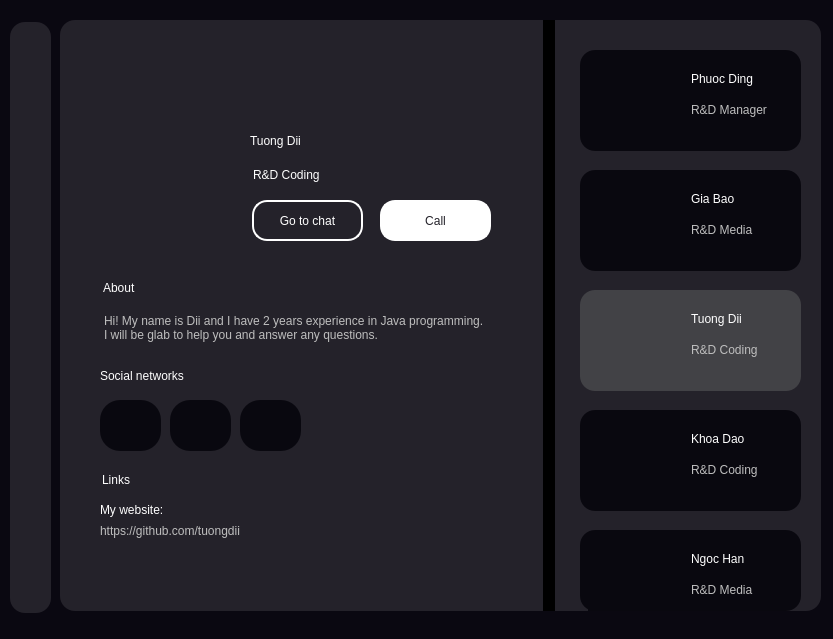
<?xml version="1.0" encoding="UTF-8"?>
<ui version="4.0">
 <class>MainWindow</class>
 <widget class="QMainWindow" name="MainWindow">
  <property name="geometry">
   <rect>
    <x>0</x>
    <y>0</y>
    <width>833</width>
    <height>639</height>
   </rect>
  </property>
  <property name="windowTitle">
   <string>MainWindow</string>
  </property>
  <property name="styleSheet">
   <string notr="true">background-color: #0A0811;</string>
  </property>
  <widget class="QWidget" name="centralwidget">
   <widget class="QFrame" name="frame_10">
    <property name="geometry">
     <rect>
      <x>10</x>
      <y>22</y>
      <width>41</width>
      <height>591</height>
     </rect>
    </property>
    <property name="styleSheet">
     <string notr="true">background-color: #24222A;
border-radius: 15px;</string>
    </property>
    <property name="frameShape">
     <enum>QFrame::StyledPanel</enum>
    </property>
    <property name="frameShadow">
     <enum>QFrame::Raised</enum>
    </property>
    <widget class="QLabel" name="label_38">
     <property name="geometry">
      <rect>
       <x>10</x>
       <y>18</y>
       <width>20</width>
       <height>20</height>
      </rect>
     </property>
     <property name="text">
      <string/>
     </property>
     <property name="pixmap">
      <pixmap>img/icons8-home-30.png</pixmap>
     </property>
     <property name="scaledContents">
      <bool>true</bool>
     </property>
    </widget>
    <widget class="QLabel" name="label_39">
     <property name="geometry">
      <rect>
       <x>9</x>
       <y>49</y>
       <width>20</width>
       <height>20</height>
      </rect>
     </property>
     <property name="text">
      <string/>
     </property>
     <property name="pixmap">
      <pixmap>img/icons8-images-folder-48.png</pixmap>
     </property>
     <property name="scaledContents">
      <bool>true</bool>
     </property>
    </widget>
    <widget class="QLabel" name="label_40">
     <property name="geometry">
      <rect>
       <x>10</x>
       <y>80</y>
       <width>20</width>
       <height>20</height>
      </rect>
     </property>
     <property name="text">
      <string/>
     </property>
     <property name="pixmap">
      <pixmap>img/icons8-friends-48.png</pixmap>
     </property>
     <property name="scaledContents">
      <bool>true</bool>
     </property>
    </widget>
    <widget class="QLabel" name="label_41">
     <property name="geometry">
      <rect>
       <x>10</x>
       <y>557</y>
       <width>20</width>
       <height>20</height>
      </rect>
     </property>
     <property name="text">
      <string/>
     </property>
     <property name="pixmap">
      <pixmap>img/icons8-qr-64.png</pixmap>
     </property>
     <property name="scaledContents">
      <bool>true</bool>
     </property>
    </widget>
   </widget>
   <widget class="QFrame" name="frame">
    <property name="geometry">
     <rect>
      <x>60</x>
      <y>20</y>
      <width>761</width>
      <height>591</height>
     </rect>
    </property>
    <property name="styleSheet">
     <string notr="true">background-color: #24222A;
border-radius: 15px;</string>
    </property>
    <property name="frameShape">
     <enum>QFrame::StyledPanel</enum>
    </property>
    <property name="frameShadow">
     <enum>QFrame::Raised</enum>
    </property>
    <widget class="QFrame" name="frame_12">
     <property name="geometry">
      <rect>
       <x>520</x>
       <y>30</y>
       <width>221</width>
       <height>101</height>
      </rect>
     </property>
     <property name="styleSheet">
      <string notr="true">background-color: #09080F;
border-radius: 15px;</string>
     </property>
     <property name="frameShape">
      <enum>QFrame::StyledPanel</enum>
     </property>
     <property name="frameShadow">
      <enum>QFrame::Raised</enum>
     </property>
     <widget class="QLabel" name="label_45">
      <property name="geometry">
       <rect>
        <x>8</x>
        <y>6</y>
        <width>100</width>
        <height>91</height>
       </rect>
      </property>
      <property name="text">
       <string/>
      </property>
      <property name="pixmap">
       <pixmap>img/anhPhuoc.png</pixmap>
      </property>
      <property name="scaledContents">
       <bool>true</bool>
      </property>
     </widget>
     <widget class="QLabel" name="label_46">
      <property name="geometry">
       <rect>
        <x>111</x>
        <y>19</y>
        <width>91</width>
        <height>20</height>
       </rect>
      </property>
      <property name="styleSheet">
       <string notr="true">font: 700 12pt &quot;Arial&quot;;
color: #ffffff;</string>
      </property>
      <property name="text">
       <string>Phuoc Ding</string>
      </property>
     </widget>
     <widget class="QLabel" name="label_47">
      <property name="enabled">
       <bool>false</bool>
      </property>
      <property name="geometry">
       <rect>
        <x>111</x>
        <y>50</y>
        <width>91</width>
        <height>20</height>
       </rect>
      </property>
      <property name="styleSheet">
       <string notr="true">font: 700 10pt &quot;Arial&quot;;
</string>
      </property>
      <property name="text">
       <string>R&amp;D Manager</string>
      </property>
     </widget>
    </widget>
    <widget class="QFrame" name="frame_11">
     <property name="geometry">
      <rect>
       <x>520</x>
       <y>150</y>
       <width>221</width>
       <height>101</height>
      </rect>
     </property>
     <property name="styleSheet">
      <string notr="true">background-color: #09080F;
border-radius: 15px;</string>
     </property>
     <property name="frameShape">
      <enum>QFrame::StyledPanel</enum>
     </property>
     <property name="frameShadow">
      <enum>QFrame::Raised</enum>
     </property>
     <widget class="QLabel" name="label_42">
      <property name="geometry">
       <rect>
        <x>8</x>
        <y>6</y>
        <width>100</width>
        <height>91</height>
       </rect>
      </property>
      <property name="text">
       <string/>
      </property>
      <property name="pixmap">
       <pixmap>img/bao (2).png</pixmap>
      </property>
      <property name="scaledContents">
       <bool>true</bool>
      </property>
     </widget>
     <widget class="QLabel" name="label_43">
      <property name="geometry">
       <rect>
        <x>111</x>
        <y>19</y>
        <width>91</width>
        <height>20</height>
       </rect>
      </property>
      <property name="styleSheet">
       <string notr="true">font: 700 12pt &quot;Arial&quot;;
color: #ffffff;</string>
      </property>
      <property name="text">
       <string>Gia Bao</string>
      </property>
     </widget>
     <widget class="QLabel" name="label_44">
      <property name="enabled">
       <bool>false</bool>
      </property>
      <property name="geometry">
       <rect>
        <x>111</x>
        <y>50</y>
        <width>91</width>
        <height>20</height>
       </rect>
      </property>
      <property name="styleSheet">
       <string notr="true">font: 700 10pt &quot;Arial&quot;;
</string>
      </property>
      <property name="text">
       <string>R&amp;D Media</string>
      </property>
     </widget>
    </widget>
    <widget class="QFrame" name="frame_13">
     <property name="geometry">
      <rect>
       <x>520</x>
       <y>390</y>
       <width>221</width>
       <height>101</height>
      </rect>
     </property>
     <property name="styleSheet">
      <string notr="true">background-color: #09080F;
border-radius: 15px;</string>
     </property>
     <property name="frameShape">
      <enum>QFrame::StyledPanel</enum>
     </property>
     <property name="frameShadow">
      <enum>QFrame::Raised</enum>
     </property>
     <widget class="QLabel" name="label_54">
      <property name="geometry">
       <rect>
        <x>8</x>
        <y>6</y>
        <width>100</width>
        <height>91</height>
       </rect>
      </property>
      <property name="text">
       <string/>
      </property>
      <property name="pixmap">
       <pixmap>img/khoa.png</pixmap>
      </property>
      <property name="scaledContents">
       <bool>true</bool>
      </property>
     </widget>
     <widget class="QLabel" name="label_55">
      <property name="geometry">
       <rect>
        <x>111</x>
        <y>19</y>
        <width>91</width>
        <height>20</height>
       </rect>
      </property>
      <property name="styleSheet">
       <string notr="true">font: 700 12pt &quot;Arial&quot;;
color: #ffffff;</string>
      </property>
      <property name="text">
       <string>Khoa Dao</string>
      </property>
     </widget>
     <widget class="QLabel" name="label_56">
      <property name="enabled">
       <bool>false</bool>
      </property>
      <property name="geometry">
       <rect>
        <x>111</x>
        <y>50</y>
        <width>91</width>
        <height>20</height>
       </rect>
      </property>
      <property name="styleSheet">
       <string notr="true">font: 700 10pt &quot;Arial&quot;;
</string>
      </property>
      <property name="text">
       <string>R&amp;D Coding</string>
      </property>
     </widget>
    </widget>
    <widget class="QFrame" name="frame_14">
     <property name="geometry">
      <rect>
       <x>520</x>
       <y>270</y>
       <width>221</width>
       <height>101</height>
      </rect>
     </property>
     <property name="styleSheet">
      <string notr="true">background-color: #424246;
border-radius: 15px;</string>
     </property>
     <property name="frameShape">
      <enum>QFrame::StyledPanel</enum>
     </property>
     <property name="frameShadow">
      <enum>QFrame::Raised</enum>
     </property>
     <widget class="QLabel" name="label_57">
      <property name="geometry">
       <rect>
        <x>8</x>
        <y>6</y>
        <width>100</width>
        <height>91</height>
       </rect>
      </property>
      <property name="text">
       <string/>
      </property>
      <property name="pixmap">
       <pixmap>img/TuongDii.png</pixmap>
      </property>
      <property name="scaledContents">
       <bool>true</bool>
      </property>
     </widget>
     <widget class="QLabel" name="label_58">
      <property name="geometry">
       <rect>
        <x>111</x>
        <y>19</y>
        <width>91</width>
        <height>20</height>
       </rect>
      </property>
      <property name="styleSheet">
       <string notr="true">font: 700 12pt &quot;Arial&quot;;
color: #ffffff;</string>
      </property>
      <property name="text">
       <string>Tuong Dii</string>
      </property>
     </widget>
     <widget class="QLabel" name="label_59">
      <property name="enabled">
       <bool>false</bool>
      </property>
      <property name="geometry">
       <rect>
        <x>111</x>
        <y>50</y>
        <width>91</width>
        <height>20</height>
       </rect>
      </property>
      <property name="styleSheet">
       <string notr="true">font: 700 10pt &quot;Arial&quot;;
</string>
      </property>
      <property name="text">
       <string>R&amp;D Coding</string>
      </property>
     </widget>
    </widget>
    <widget class="Line" name="line">
     <property name="geometry">
      <rect>
       <x>483</x>
       <y>0</y>
       <width>12</width>
       <height>591</height>
      </rect>
     </property>
     <property name="styleSheet">
      <string notr="true">background-color: #000000;</string>
     </property>
     <property name="orientation">
      <enum>Qt::Vertical</enum>
     </property>
    </widget>
    <widget class="QLabel" name="label_60">
     <property name="geometry">
      <rect>
       <x>30</x>
       <y>100</y>
       <width>141</width>
       <height>131</height>
      </rect>
     </property>
     <property name="text">
      <string/>
     </property>
     <property name="pixmap">
      <pixmap>img/TuongDii.png</pixmap>
     </property>
     <property name="scaledContents">
      <bool>true</bool>
     </property>
    </widget>
    <widget class="QLabel" name="label_61">
     <property name="geometry">
      <rect>
       <x>190</x>
       <y>105</y>
       <width>111</width>
       <height>31</height>
      </rect>
     </property>
     <property name="styleSheet">
      <string notr="true">font: 700 16pt &quot;Arial&quot;;
color: #ffffff;</string>
     </property>
     <property name="text">
      <string>Tuong Dii</string>
     </property>
    </widget>
    <widget class="QLabel" name="label_62">
     <property name="enabled">
      <bool>true</bool>
     </property>
     <property name="geometry">
      <rect>
       <x>193</x>
       <y>145</y>
       <width>91</width>
       <height>20</height>
      </rect>
     </property>
     <property name="styleSheet">
      <string notr="true">font: 700 10pt &quot;Arial&quot;;
color: #ffffff;
</string>
     </property>
     <property name="text">
      <string>R&amp;D Coding</string>
     </property>
    </widget>
    <widget class="QPushButton" name="pushButton">
     <property name="geometry">
      <rect>
       <x>192</x>
       <y>180</y>
       <width>111</width>
       <height>41</height>
      </rect>
     </property>
     <property name="styleSheet">
      <string notr="true">border: 2px solid #ffffff;
font: 12pt &quot;Arial&quot;;
color: #ffffff;</string>
     </property>
     <property name="text">
      <string>Go to chat</string>
     </property>
    </widget>
    <widget class="QPushButton" name="pushButton_2">
     <property name="geometry">
      <rect>
       <x>320</x>
       <y>180</y>
       <width>111</width>
       <height>41</height>
      </rect>
     </property>
     <property name="styleSheet">
      <string notr="true">border: 2px solid #ffffff;
background-color: #ffffff;
font: 12pt &quot;Arial&quot;;
color: #24222A;</string>
     </property>
     <property name="text">
      <string>Call</string>
     </property>
    </widget>
    <widget class="QLabel" name="label_66">
     <property name="enabled">
      <bool>true</bool>
     </property>
     <property name="geometry">
      <rect>
       <x>43</x>
       <y>252</y>
       <width>111</width>
       <height>31</height>
      </rect>
     </property>
     <property name="styleSheet">
      <string notr="true">font: 700 15pt &quot;Arial&quot;;
color: #ffffff;</string>
     </property>
     <property name="text">
      <string>About</string>
     </property>
    </widget>
    <widget class="QPlainTextEdit" name="plainTextEdit">
     <property name="enabled">
      <bool>false</bool>
     </property>
     <property name="geometry">
      <rect>
       <x>40</x>
       <y>290</y>
       <width>391</width>
       <height>61</height>
      </rect>
     </property>
     <property name="plainText">
      <string>Hi! My name is Dii and I have 2 years experience in Java programming.
I will be glab to help you and answer any questions.</string>
     </property>
    </widget>
    <widget class="QLabel" name="label_67">
     <property name="enabled">
      <bool>true</bool>
     </property>
     <property name="geometry">
      <rect>
       <x>40</x>
       <y>340</y>
       <width>151</width>
       <height>31</height>
      </rect>
     </property>
     <property name="styleSheet">
      <string notr="true">font: 700 15pt &quot;Arial&quot;;
color: #ffffff;</string>
     </property>
     <property name="text">
      <string>Social networks</string>
     </property>
    </widget>
    <widget class="QGraphicsView" name="graphicsView_5">
     <property name="geometry">
      <rect>
       <x>40</x>
       <y>380</y>
       <width>61</width>
       <height>51</height>
      </rect>
     </property>
     <property name="styleSheet">
      <string notr="true">border-radius: 20px;
background-color: #09080F;</string>
     </property>
    </widget>
    <widget class="QLabel" name="label_2">
     <property name="geometry">
      <rect>
       <x>57</x>
       <y>392</y>
       <width>25</width>
       <height>25</height>
      </rect>
     </property>
     <property name="styleSheet">
      <string notr="true">background-color: #09080F;</string>
     </property>
     <property name="text">
      <string/>
     </property>
     <property name="pixmap">
      <pixmap>img/facebook.png</pixmap>
     </property>
     <property name="scaledContents">
      <bool>true</bool>
     </property>
    </widget>
    <widget class="QGraphicsView" name="graphicsView_6">
     <property name="geometry">
      <rect>
       <x>110</x>
       <y>380</y>
       <width>61</width>
       <height>51</height>
      </rect>
     </property>
     <property name="styleSheet">
      <string notr="true">border-radius: 20px;
background-color: #09080F;</string>
     </property>
    </widget>
    <widget class="QGraphicsView" name="graphicsView_7">
     <property name="geometry">
      <rect>
       <x>180</x>
       <y>380</y>
       <width>61</width>
       <height>51</height>
      </rect>
     </property>
     <property name="styleSheet">
      <string notr="true">border-radius: 20px;
background-color: #09080F;</string>
     </property>
    </widget>
    <widget class="QLabel" name="label_3">
     <property name="geometry">
      <rect>
       <x>128</x>
       <y>393</y>
       <width>25</width>
       <height>25</height>
      </rect>
     </property>
     <property name="styleSheet">
      <string notr="true">background-color: #09080F;</string>
     </property>
     <property name="text">
      <string/>
     </property>
     <property name="pixmap">
      <pixmap>img/instagram.png</pixmap>
     </property>
     <property name="scaledContents">
      <bool>true</bool>
     </property>
    </widget>
    <widget class="QLabel" name="label_4">
     <property name="geometry">
      <rect>
       <x>197</x>
       <y>393</y>
       <width>25</width>
       <height>25</height>
      </rect>
     </property>
     <property name="styleSheet">
      <string notr="true">background-color: #09080F;</string>
     </property>
     <property name="text">
      <string/>
     </property>
     <property name="pixmap">
      <pixmap>img/linkedin.png</pixmap>
     </property>
     <property name="scaledContents">
      <bool>true</bool>
     </property>
    </widget>
    <widget class="QLabel" name="label_68">
     <property name="enabled">
      <bool>true</bool>
     </property>
     <property name="geometry">
      <rect>
       <x>42</x>
       <y>440</y>
       <width>150</width>
       <height>40</height>
      </rect>
     </property>
     <property name="styleSheet">
      <string notr="true">font: 700 15pt &quot;Arial&quot;;
color: #ffffff;</string>
     </property>
     <property name="text">
      <string>Links</string>
     </property>
    </widget>
    <widget class="QLabel" name="label_69">
     <property name="enabled">
      <bool>true</bool>
     </property>
     <property name="geometry">
      <rect>
       <x>40</x>
       <y>470</y>
       <width>150</width>
       <height>40</height>
      </rect>
     </property>
     <property name="styleSheet">
      <string notr="true">color: #ffffff;
font: 12pt &quot;Arial&quot;;</string>
     </property>
     <property name="text">
      <string>My website:</string>
     </property>
    </widget>
    <widget class="QPlainTextEdit" name="plainTextEdit_2">
     <property name="enabled">
      <bool>false</bool>
     </property>
     <property name="geometry">
      <rect>
       <x>36</x>
       <y>500</y>
       <width>391</width>
       <height>41</height>
      </rect>
     </property>
     <property name="plainText">
      <string>https://github.com/tuongdii</string>
     </property>
    </widget>
    <widget class="QLabel" name="label_5">
     <property name="geometry">
      <rect>
       <x>423</x>
       <y>489</y>
       <width>30</width>
       <height>30</height>
      </rect>
     </property>
     <property name="text">
      <string/>
     </property>
     <property name="pixmap">
      <pixmap>img/icons8-external-link-64.png</pixmap>
     </property>
     <property name="scaledContents">
      <bool>true</bool>
     </property>
    </widget>
    <widget class="QPushButton" name="btn_back">
     <property name="geometry">
      <rect>
       <x>10</x>
       <y>20</y>
       <width>70</width>
       <height>50</height>
      </rect>
     </property>
     <property name="autoFillBackground">
      <bool>false</bool>
     </property>
     <property name="styleSheet">
      <string notr="true"/>
     </property>
     <property name="text">
      <string/>
     </property>
     <property name="icon">
      <iconset>
       <normaloff>img/icons8-left-arrow-50.png</normaloff>img/icons8-left-arrow-50.png</iconset>
     </property>
     <property name="iconSize">
      <size>
       <width>32</width>
       <height>32</height>
      </size>
     </property>
    </widget>
   </widget>
   <widget class="QFrame" name="frame_16">
    <property name="geometry">
     <rect>
      <x>580</x>
      <y>530</y>
      <width>221</width>
      <height>81</height>
     </rect>
    </property>
    <property name="styleSheet">
     <string notr="true">background-color: #09080F;
border-radius: 15px;</string>
    </property>
    <property name="frameShape">
     <enum>QFrame::StyledPanel</enum>
    </property>
    <property name="frameShadow">
     <enum>QFrame::Raised</enum>
    </property>
    <widget class="QLabel" name="label_63">
     <property name="geometry">
      <rect>
       <x>8</x>
       <y>6</y>
       <width>100</width>
       <height>91</height>
      </rect>
     </property>
     <property name="text">
      <string/>
     </property>
     <property name="pixmap">
      <pixmap>img/chiHan.png</pixmap>
     </property>
     <property name="scaledContents">
      <bool>true</bool>
     </property>
    </widget>
    <widget class="QLabel" name="label_64">
     <property name="geometry">
      <rect>
       <x>111</x>
       <y>19</y>
       <width>91</width>
       <height>20</height>
      </rect>
     </property>
     <property name="styleSheet">
      <string notr="true">font: 700 12pt &quot;Arial&quot;;
color: #ffffff;</string>
     </property>
     <property name="text">
      <string>Ngoc Han</string>
     </property>
    </widget>
    <widget class="QLabel" name="label_65">
     <property name="enabled">
      <bool>false</bool>
     </property>
     <property name="geometry">
      <rect>
       <x>111</x>
       <y>50</y>
       <width>91</width>
       <height>20</height>
      </rect>
     </property>
     <property name="styleSheet">
      <string notr="true">font: 700 10pt &quot;Arial&quot;;
</string>
     </property>
     <property name="text">
      <string>R&amp;D Media</string>
     </property>
    </widget>
   </widget>
  </widget>
 </widget>
 <resources>
  <include location="source.qrc"/>
 </resources>
 <connections/>
</ui>
